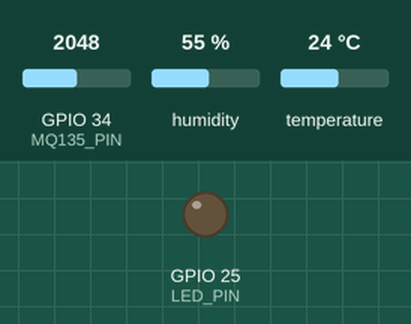
Simulated run of this program. Board: ESP32. Shown: output pins drawn as LEDs (lit = HIGH). The test bench sets the inputs (shaded band); at power-on: GPIO 34 (MQ135_PIN) = 2048, humidity 55 %, temperature 24 °C. WiFi joins after 1.5 s; servers stay silent unless stated; the local clock reads 2024-03-15 10:24:30 at power-on unless the program sets it; no MQTT or app messages arrive unless stated.

Above: at 0.1 s.
At 30.1 s:
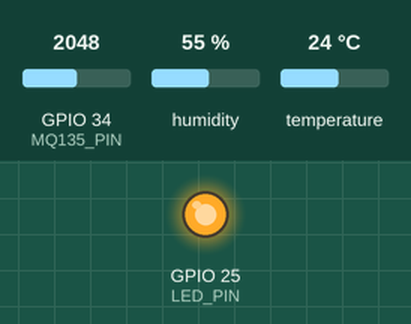
Timing chart, 0 to 31.6 s (numbered marks = the images above):
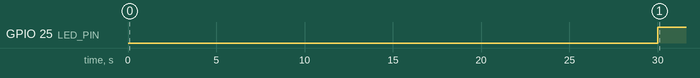

Measured:
- by itself, GPIO 25 (LED_PIN): LOW → HIGH at 30.0 s

The program:

main.cpp
```cpp
#include <Arduino.h>
#include <ArduinoJson.h>
#include <DHT.h>
#include <PubSubClient.h>
#include <WiFi.h>
#include <time.h>

// 方案中的ESP32 DevKitC / DHT22 / MQ-135 / BH1750接口约定。
// BH1750在后续固件迭代接入；当前MQTT数据先保留lux字段。
constexpr uint8_t DHT_PIN = 4;
constexpr uint8_t DHT_TYPE = DHT22;
constexpr uint8_t MQ135_PIN = 34;
constexpr uint8_t LED_PIN = 25;

const char *WIFI_SSID = "YOUR_WIFI_SSID";
const char *WIFI_PASSWORD = "YOUR_WIFI_PASSWORD";
const char *MQTT_HOST = "192.168.1.10";
constexpr uint16_t MQTT_PORT = 1883;
const char *DEVICE_ID = "esp32-a1";
const char *ROOM = "dorm-302";

DHT dht(DHT_PIN, DHT_TYPE);
WiFiClient wifiClient;
PubSubClient mqtt(wifiClient);
unsigned long lastPublish = 0;
unsigned long lastWifiAttempt = 0;
unsigned long lastMqttAttempt = 0;
constexpr unsigned long PUBLISH_INTERVAL_MS = 30000;
constexpr unsigned long RECONNECT_INTERVAL_MS = 5000;

void connectWifi() {
  if (WiFi.status() == WL_CONNECTED) return;
  WiFi.mode(WIFI_STA);
  WiFi.begin(WIFI_SSID, WIFI_PASSWORD);
}

void connectMqtt() {
  if (mqtt.connected() || WiFi.status() != WL_CONNECTED) return;
  String statusTopic = "home/" + String(ROOM) + "/" + String(DEVICE_ID) + "/status";
  String clientId = String(DEVICE_ID) + "-" + String((uint32_t)ESP.getEfuseMac(), HEX);
  if (mqtt.connect(clientId.c_str(), nullptr, nullptr, statusTopic.c_str(), 1, true, "offline")) {
    mqtt.publish(statusTopic.c_str(), "online", true);
  }
}

void publishReading() {
  const float temperature = dht.readTemperature();
  const float humidity = dht.readHumidity();
  const int aqRaw = analogRead(MQ135_PIN);
  const bool valid = !isnan(temperature) && !isnan(humidity);

  JsonDocument doc;
  doc["device_id"] = DEVICE_ID;
  doc["room"] = ROOM;
  doc["ts"] = (uint32_t)time(nullptr);
  doc["temp"] = valid ? temperature : 0;
  doc["humi"] = valid ? humidity : 0;
  doc["aq_raw"] = aqRaw;
  doc["aq_index"] = aqRaw / 1000.0; // 仅为方案中的趋势指数，不是CO₂ ppm
  doc["rssi"] = WiFi.RSSI();
  doc["flag"] = valid ? "OK" : "SENSOR_ERR";

  char payload[384];
  serializeJson(doc, payload, sizeof(payload));
  const String topic = "home/" + String(ROOM) + "/" + String(DEVICE_ID) + "/data";
  mqtt.publish(topic.c_str(), payload, false);
  digitalWrite(LED_PIN, valid ? HIGH : LOW);
}

void setup() {
  Serial.begin(115200);
  pinMode(LED_PIN, OUTPUT);
  dht.begin();
  connectWifi();
  configTime(8 * 3600, 0, "pool.ntp.org", "ntp.aliyun.com");
  mqtt.setServer(MQTT_HOST, MQTT_PORT);
}

void loop() {
  const unsigned long now = millis();
  if (WiFi.status() != WL_CONNECTED && now - lastWifiAttempt >= RECONNECT_INTERVAL_MS) {
    lastWifiAttempt = now;
    connectWifi();
  }
  if (!mqtt.connected() && now - lastMqttAttempt >= RECONNECT_INTERVAL_MS) {
    lastMqttAttempt = now;
    connectMqtt();
  }
  mqtt.loop();

  if (mqtt.connected() && now - lastPublish >= PUBLISH_INTERVAL_MS) {
    lastPublish = now;
    publishReading();
  }
}
```
